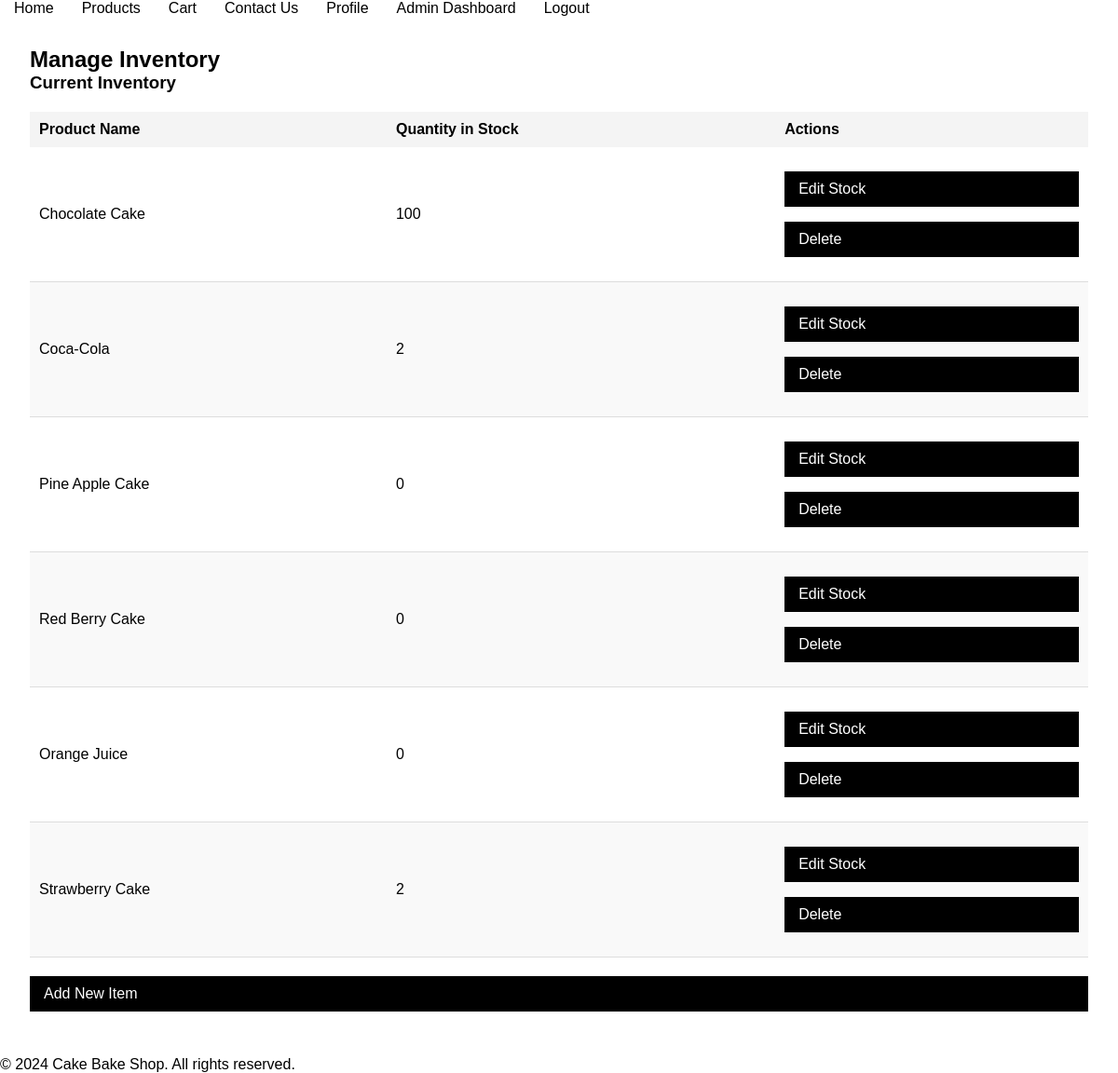
The app's page /manage_inventory.php (signed in) with its own data.
### tables this page shows
CREATE TABLE IF NOT EXISTS `products` (
  `id` int NOT NULL AUTO_INCREMENT,
  `name` varchar(100) NOT NULL,
  `description` text,
  `price` decimal(10,2) NOT NULL,
  `category_id` int DEFAULT NULL,
  `image_url` varchar(255) DEFAULT NULL,
  `created_at` timestamp NULL DEFAULT CURRENT_TIMESTAMP,
  PRIMARY KEY (`id`),
  KEY `idx_product_category` (`category_id`)
);

CREATE TABLE IF NOT EXISTS `inventory` (
  `id` int NOT NULL AUTO_INCREMENT,
  `product_id` int NOT NULL,
  `quantity_in_stock` int NOT NULL DEFAULT '0',
  PRIMARY KEY (`id`),
  KEY `idx_inventory_product` (`product_id`)
);

### app/classes/Product.php (called while the page is built, shortened)
<?php
require_once 'Database.php';
class Product {
    private $conn;
    private $table = 'products';
    public function __construct() {
        $database = new Database();
        $this->conn = $database->getConnection();
    }
    public function getAll() {
        $query = "SELECT * FROM " . $this->table;
        $stmt = $this->conn->prepare($query);
        $stmt->execute();
        return $stmt->fetchAll(PDO::FETCH_ASSOC);
    }
}
?>

### app/classes/Database.php (called while the page is built, shortened)
<?php
class Database {
    private $host = 'localhost';
    private $db_name = 'inventory_management_system';
    private $username = 'root';
    private $password = '';
    public function getConnection() {
        $this->conn = null;
        try {
            $this->conn = new PDO("mysql:host={$this->host};dbname={$this->db_name}", $this->username, $this->password);
            $this->conn->setAttribute(PDO::ATTR_ERRMODE, PDO::ERRMODE_EXCEPTION);
        } catch (PDOException $exception) {
            echo "Connection error: " . $exception->getMessage();
        }
        return $this->conn;
    }
}
?>

### app/controllers/ProductController.php (called while the page is built, shortened)
<?php
require_once '../app/classes/Product.php';
class ProductController {
    private $product;
    public function __construct() {
        $this->product = new Product();
    }
    public function getAllProducts() {
        return $this->product->getAll();
    }
}
?>

### app/classes/Inventory.php (called while the page is built, shortened)
<?php
require_once 'Database.php';
class Inventory {
    private $conn;
    private $table = 'inventory';
    public function __construct() {
        $database = new Database();
        $this->conn = $database->getConnection();
    }
    public function getStock($product_id) {
        $query = "SELECT quantity_in_stock FROM " . $this->table . " WHERE product_id = :product_id LIMIT 1";
        $stmt = $this->conn->prepare($query);
        $stmt->bindParam(':product_id', $product_id);
        $stmt->execute();
        return $stmt->fetchColumn();
    }
}
?>

### app/controllers/InventoryController.php (called while the page is built, shortened)
<?php
require_once '../app/classes/Inventory.php';
class InventoryController {
    private $inventory;
    public function __construct() {
        $this->inventory = new Inventory();
    }
    public function getStock($product_id) {
        return $this->inventory->getStock($product_id);
    }
}
?>

### public/manage_inventory.php (the view, shortened to what this page needs)
<?php include '../templates/header.php'; ?>
<?php include '../templates/navbar.php'; ?>
<?php
require_once '../app/controllers/ProductController.php';
require_once '../app/controllers/InventoryController.php';
$productController = new ProductController();
$inventoryController = new InventoryController();
$products = $productController->getAllProducts();
?>
<div class="container">
    <h2>Manage Inventory</h2>
    <h3>Current Inventory</h3>
    <table>
        <thead>
            <tr>
                <th>Product Name</th>
                <th>Quantity in Stock</th>
                <th>Actions</th>
            </tr>
        </thead>
        <tbody>
            <?php foreach ($products as $prod): ?>
                <tr>
                    <td><?php echo htmlspecialchars($prod['name']); ?></td>
                    <td><?php echo htmlspecialchars($inventoryController->getStock($prod['id'])); ?></td>
                    <td>
                        <a href="edit_inventory.php?id=<?php echo $prod['id']; ?>" class="btn-secondary">Edit Stock</a>
                        <a href="delete_inventory.php?id=<?php echo $prod['id']; ?>" class="btn-secondary" onclick='return confirm("Are you sure you want to delete this item?");'>Delete</a>
                    </td>
                </tr>
            <?php endforeach; ?>
        </tbody>
    </table>
    <a href="add_inventory.php" class="btn-primary">Add New Item</a>
</div>
<?php include '../templates/footer.php'; ?>

### public/css/styles.css (style rules this page uses)
body, h1, h2, h3, p { margin: 0; padding: 0; font-family: Arial, sans-serif; }
body { background-color: #fff; color: #000; }
table { width: 100%; border-collapse: collapse; margin: 20px 0; font-size: 16px; text-align: left; }
table thead th { background-color: #f4f4f4; padding: 10px; }
table tbody tr:nth-child(even) { background-color: #f9f9f9; }
table tbody td { padding: 10px; border-bottom: 1px solid #ddd; }
.container { padding: 1rem; margin: 1rem; }
.btn-primary, .btn-secondary { display: flex; background-color: #000; color: #fff; padding: 10px 15px; margin-top: 1rem; margin-bottom: 1rem; border: none; cursor: pointer; text-decoration: none; }

### records on screen
products: name "Chocolate Cake", id.quantity_in_stock "100"
products: name "Coca-Cola", id.quantity_in_stock "2"
products: name "Pine Apple Cake", id.quantity_in_stock "0"
products: name "Red Berry Cake", id.quantity_in_stock "0"
products: name "Orange Juice", id.quantity_in_stock "0"
products: name "Strawberry Cake", id.quantity_in_stock "2"
